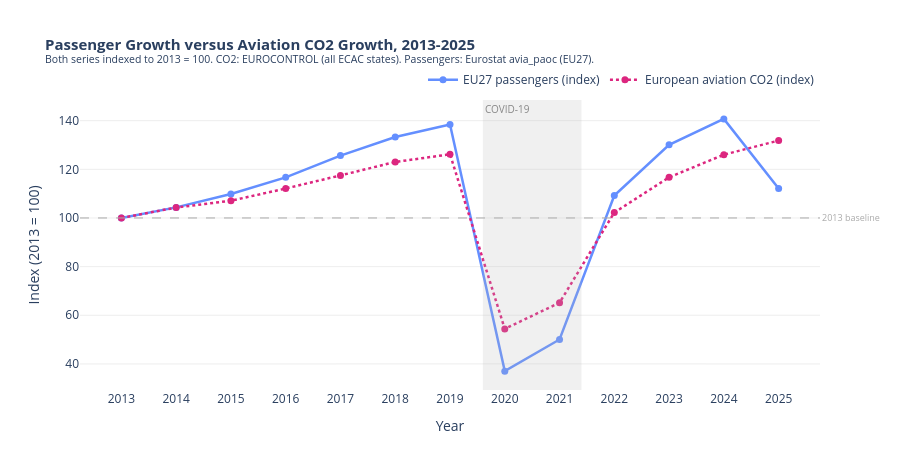

Write notebook code for a chart like this one.
### Markdown cell above
## Perspective 2 - The growth in cheap flying has a real and measurable environmental cost

Flying produces CO₂. More flights mean more CO₂, regardless of the ticket price, and regardless of which airline operates the route. The three charts below examine how much European aviation emissions grew during the same period that LCCs were expanding the passenger market, and whether aircraft technology improvements made any meaningful dent in the trajectory.

It is worth being precise about how Arguments 2.1 and 2.2 differ. Argument 2.1 is about total emissions: the absolute amount of CO₂ released by European aviation each year went up. Argument 2.2 is about emissions per flight: even setting aside the growth in volume, each individual flight was not getting cleaner fast enough to matter. Both arguments point in the same direction, but they identify different mechanisms.

### Argument 2.1 - Total CO₂ rose in step with total passenger growth

Both passenger numbers and CO₂ emissions are indexed here to 100 in 2013, the first year where the EUROCONTROL emissions data and the Eurostat passenger data overlap cleanly. By anchoring both to the same starting point, you can see which grew faster and by how much, without having to convert between units or choose an arbitrary scale. A value of 120 means 20% more compared to 2013.

### Code cell
eu_pax_yr = (
    df_paoc[df_paoc['country_code'] == 'EU27_2020']
    .groupby('year')['passengers'].sum().reset_index()
    .rename(columns={'year': 'YEAR', 'passengers': 'pax_eu'})
)

idx_df = eu_pax_yr.merge(co2_annual[['YEAR', 'co2_Mt']], on='YEAR', how='inner')
idx_df = idx_df[(idx_df['YEAR'] >= 2013) & (idx_df['YEAR'] <= 2025)]

base_pax = idx_df.loc[idx_df['YEAR'] == 2013, 'pax_eu'].values[0]
base_co2 = idx_df.loc[idx_df['YEAR'] == 2013, 'co2_Mt'].values[0]
idx_df['pax_index'] = idx_df['pax_eu'] / base_pax * 100
idx_df['co2_index'] = idx_df['co2_Mt'] / base_co2 * 100

fig4 = go.Figure()

fig4.add_trace(go.Scatter(
    x=idx_df['YEAR'], y=idx_df['pax_index'],
    name='EU27 passengers (index)',
    mode='lines+markers',
    line=dict(color=COL_LCC, width=2.5), marker=dict(size=7),
    hovertemplate='%{x}: index = %{y:.1f}<extra>Passengers</extra>'
))

fig4.add_trace(go.Scatter(
    x=idx_df['YEAR'], y=idx_df['co2_index'],
    name='European aviation CO2 (index)',
    mode='lines+markers',
    line=dict(color=COL_CO2, width=2.5, dash='dot'), marker=dict(size=7),
    hovertemplate='%{x}: index = %{y:.1f}<extra>CO2</extra>'
))

fig4.add_hline(
    y=100, line_dash='dash', line_color='#aaaaaa', line_width=1,
    annotation_text='2013 baseline', annotation_position='right',
    annotation_font=dict(size=9, color='#aaaaaa')
)
fig4.add_vrect(
    x0=2019.6, x1=2021.4, fillcolor='rgba(180,180,180,0.2)', line_width=0,
    annotation_text='COVID-19', annotation_position='top left',
    annotation_font=dict(size=10, color='#888888')
)

fig4.update_layout(
    title=dict(
        text=(
            '<b>Passenger Growth versus Aviation CO2 Growth, 2013-2025</b><br>'
            '<sup>Both series indexed to 2013 = 100. '
            'CO2: EUROCONTROL (all ECAC states). '
            'Passengers: Eurostat avia_paoc (EU27).</sup>'
        ),
        font=dict(size=15)
    ),
    height=470, plot_bgcolor='white', paper_bgcolor='white',
    xaxis=dict(
        title='Year', tickmode='linear', tick0=2013, dtick=1, showgrid=False
    ),
    yaxis=dict(title='Index (2013 = 100)', showgrid=True, gridcolor=COL_GRID),
    legend=dict(orientation='h', yanchor='bottom', y=1.02, xanchor='right', x=1),
    hovermode='x unified'
)
fig4.show()

co2_13 = co2_annual.loc[co2_annual['YEAR']==2013, 'co2_Mt'].values[0]
co2_19 = co2_annual.loc[co2_annual['YEAR']==2019, 'co2_Mt'].values[0]
co2_25 = co2_annual.loc[co2_annual['YEAR']==2025, 'co2_Mt'].values[0]
pax_19 = idx_df.loc[idx_df['YEAR']==2019, 'pax_index'].values[0]
co2_19_idx = idx_df.loc[idx_df['YEAR']==2019, 'co2_index'].values[0]
print(f"2019: passenger index = {pax_19:.1f},  CO2 index = {co2_19_idx:.1f}")
print(f"CO2 in actual numbers: {co2_13:.1f}Mt (2013) to {co2_19:.1f}Mt (2019)  (+{(co2_19/co2_13-1)*100:.0f}%)")
print(f"CO2 in 2025: {co2_25:.1f}Mt  (a new record, +{(co2_25/co2_13-1)*100:.0f}% vs 2013)")

### Figure 1 — Plotly figure (JSON) as saved in the notebook; plotly's stock layout.template omitted (floating-point values rounded to 4 significant figures)
{"data": [{"hovertemplate": "%{x}: index = %{y:.1f}<extra>Passengers</extra>", "line": {"color": "#648FFF", "width": 2.5}, "marker": {"size": 7}, "mode": "lines+markers", "name": "EU27 passengers (index)", "type": "scatter", "x": [2013, 2014, 2015, 2016, 2017, 2018, 2019, 2020, 2021, 2022, 2023, 2024, 2025], "y": [100, 104.4, 109.9, 116.7, 125.7, 133.3, 138.4, 37.04, 50.04, 109.2, 130.1, 140.7, 112.1]}, {"hovertemplate": "%{x}: index = %{y:.1f}<extra>CO2</extra>", "line": {"color": "#DC267F", "dash": "dot", "width": 2.5}, "marker": {"size": 7}, "mode": "lines+markers", "name": "European aviation CO2 (index)", "type": "scatter", "x": [2013, 2014, 2015, 2016, 2017, 2018, 2019, 2020, 2021, 2022, 2023, 2024, 2025], "y": [100, 104.3, 107.1, 112.1, 117.5, 123.0, 126.2, 54.4, 65.16, 102.2, 116.7, 126.0, 131.8]}], "layout": {"annotations": [{"font": {"color": "#aaaaaa", "size": 9}, "showarrow": false, "text": "2013 baseline", "x": 1, "xanchor": "left", "xref": "x domain", "y": 100, "yanchor": "middle", "yref": "y"}, {"font": {"color": "#888888", "size": 10}, "showarrow": false, "text": "COVID-19", "x": 2020.0, "xanchor": "left", "xref": "x", "y": 1, "yanchor": "top", "yref": "y domain"}], "height": 470, "hovermode": "x unified", "legend": {"orientation": "h", "x": 1, "xanchor": "right", "y": 1.02, "yanchor": "bottom"}, "paper_bgcolor": "white", "plot_bgcolor": "white", "shapes": [{"line": {"color": "#aaaaaa", "dash": "dash", "width": 1}, "type": "line", "x0": 0, "x1": 1, "xref": "x domain", "y0": 100, "y1": 100, "yref": "y"}, {"fillcolor": "rgba(180,180,180,0.2)", "line": {"width": 0}, "type": "rect", "x0": 2020.0, "x1": 2021.0, "xref": "x", "y0": 0, "y1": 1, "yref": "y domain"}], "title": {"font": {"size": 15}, "text": "<b>Passenger Growth versus Aviation CO2 Growth, 2013-2025</b><br><sup>Both series indexed to 2013 = 100. CO2: EUROCONTROL (all ECAC states). Passengers: Eurostat avia_paoc (EU27).</sup>"}, "xaxis": {"dtick": 1, "showgrid": false, "tick0": 2013, "tickmode": "linear", "title": {"text": "Year"}}, "yaxis": {"gridcolor": "#eeeeee", "showgrid": true, "title": {"text": "Index (2013 = 100)"}}}}
